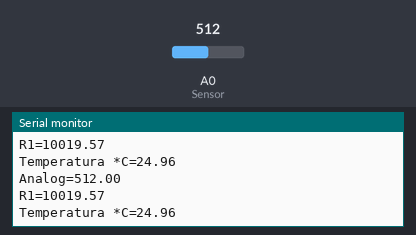
The sketch below on a simulated ESP8266 (NodeMCU). Parts: the last lines printed to the serial monitor. The inputs (shaded band) are chosen by the test bench; at power-on: A0 (Sensor) = 512.

Above: at 1.8 s.
1.9 s: A0 (Sensor) set to 1023
At 2.8 s:
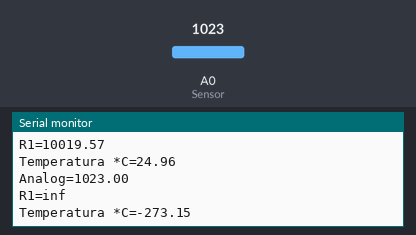
4.5 s: A0 (Sensor) set to 900
At 5.8 s:
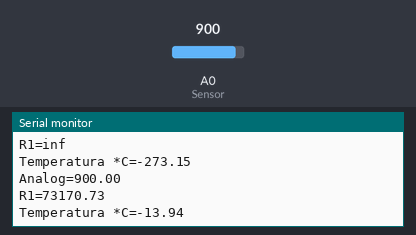
Timing chart, 0 to 7.5 s (numbered marks = the images above; inputs shaded):
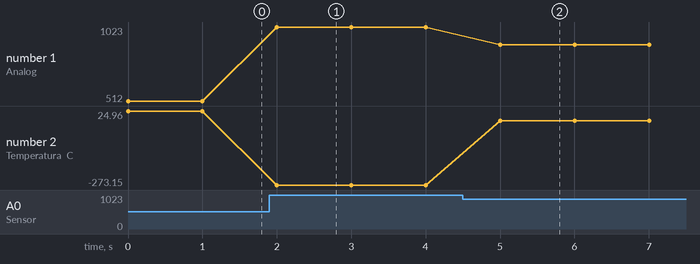

The sketch:

07-analog-termistor.ino
```cpp
// Define o pino dos LEDs
#define LedVd D0
#define LedAm D1
#define LedVm D2
#define LedAz D4

//Define pino dos Botões
#define Botao1 D3
#define Botao2 D5

//Define pino do Analógico
#define Sensor A0

#define BCOEFFICIENT 3950
#define TEMPERATURENOMINAL 25
#define SERIESRESISTOR 10000
#define THERMISTORNOMINAL 10000


// Definição das variáveis
float Vo = 0 ;    //Inicializa Variável Valor Entrada Analógica


void setup()
{
  Serial.begin(9600); //Set da velocidade 9600 bps
}
void loop()
{
  Vo = analogRead(Sensor);     //Lendo Entrada Analógica

  Serial.print("Analog=");   //Print Valor na Serial
  Serial.println(Vo);  //Print Valor Entrada Analógica na Serial

  Vo = 1023 / Vo - 1;
  Vo = SERIESRESISTOR / Vo;

  Serial.print("R1=");   //Print Valor na Serial
  Serial.println(Vo);  //Print Valor Entrada Analógica na Serial


  float steinhart;
  steinhart = Vo / THERMISTORNOMINAL;     // (R/Ro)
  steinhart = log(steinhart);                  // ln(R/Ro)
  steinhart /= BCOEFFICIENT;                   // 1/B * ln(R/Ro)
  steinhart += 1.0 / (TEMPERATURENOMINAL + 273.15); // + (1/To)
  steinhart = 1.0 / steinhart;                 // Invert
  steinhart -= 273.15;                         // convert to C


  Serial.print("Temperatura *C=");   //Print Valor na Serial
  Serial.println(steinhart);  //Print Valor Entrada Analógica na Serial


  delay(1000);

}
```

Measured:
- after the input at 1.9 s, the serial monitor: prints a new line after 0.10 s (image 1)
- after the input at 4.5 s, the serial monitor: prints a new line after 0.50 s (image 2)
- plotted number 1: 512 → 1023 after the input at 1.9 s, 1023 → 900 after the input at 4.5 s
- plotted number 2: 24.96 → -273.15 after the input at 1.9 s, -273.15 → -13.94 after the input at 4.5 s
